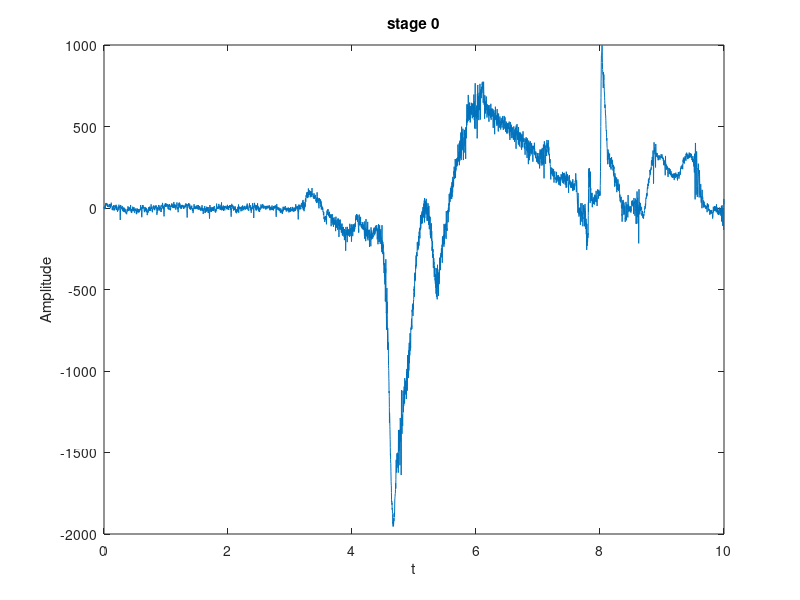
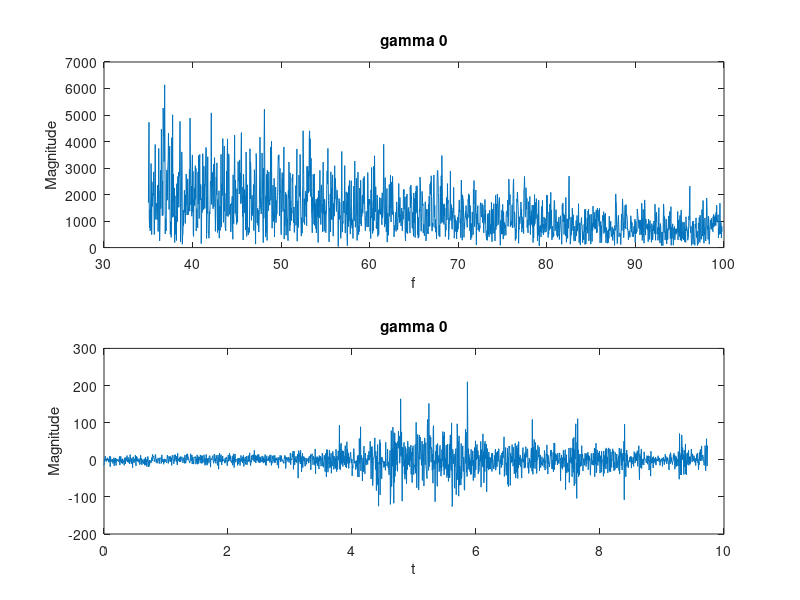
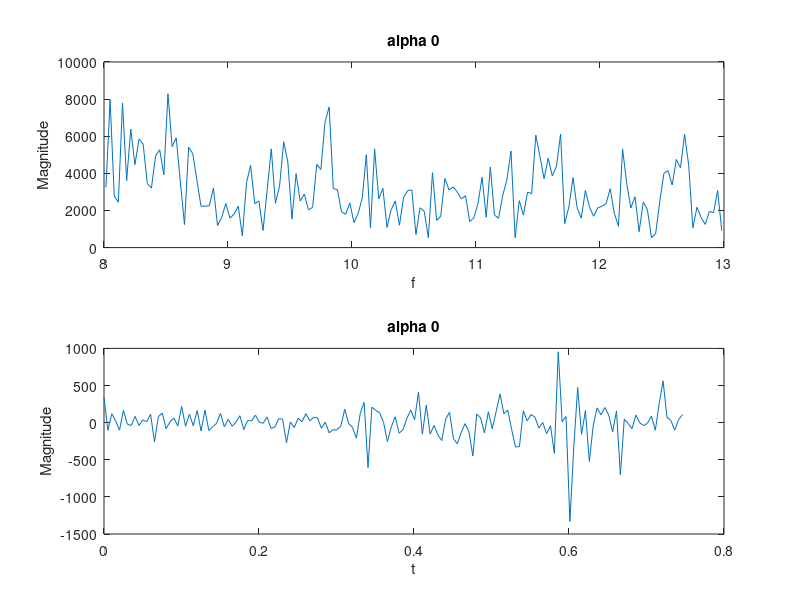
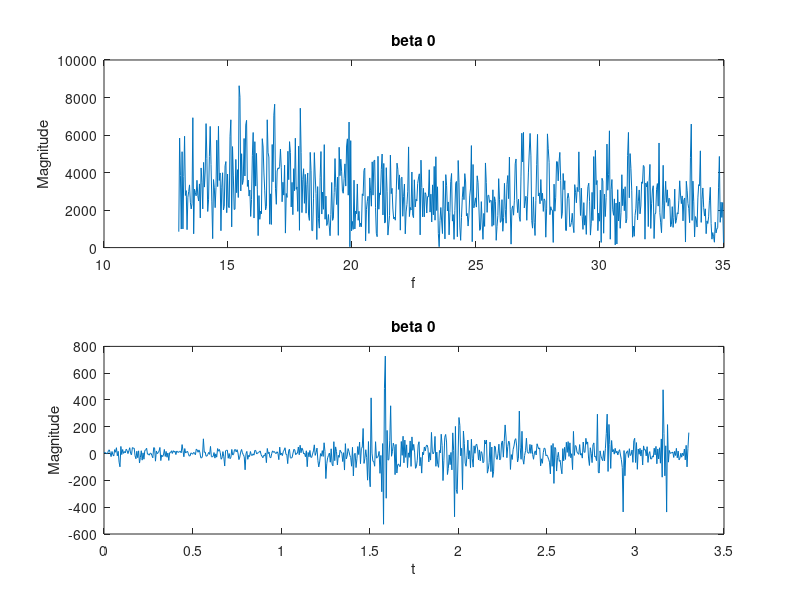

MATLAB code for these plots, in order:
close all;
clear;
clc;
d1=load('matlab.mat');
Data=d1.stage0.Data(:,2);
Fs=d1.stage0.Fs(2);
N=length(Data);
frequencies=Fs*(-N/2:N/2-1)/N;
t1 = linspace(0, 10, length(Data)); 
figure;
plot(t1, Data);
xlabel('t');
ylabel('Amplitude');
title('stage 0');

%%%%%%%%%%
data_f=fftshift(fft(Data));

%gamma
fmin_gamma = 35;
fmax_gamma = 800;

gamma_keep = find(frequencies >= fmin_gamma & frequencies <= fmax_gamma);

Gamma=data_f(gamma_keep);
gamma=ifft(ifftshift(Gamma))
t_gamma=(0:length(Gamma)-1)/Fs;

figure;
subplot(2,1,1);
plot(frequencies(gamma_keep), abs(Gamma));
title('gamma 0');
xlabel('f');
ylabel('Magnitude');

subplot(2,1,2);
plot(t_gamma, real(gamma));
title('gamma 0');
xlabel('t');
ylabel('Magnitude');

power_gamma = trapz(t_gamma, abs(gamma).^2) / (t_gamma(end) - t_gamma(1));
disp(['power_gamma: ', num2str(power_gamma)]);

%alpha
fmin_alpha = 8;
fmax_alpha = 13;

alpha_keep = find(frequencies >= fmin_alpha & frequencies <= fmax_alpha);

Alpha=data_f(alpha_keep);
alpha=ifft(ifftshift(Alpha))
t_alpha=(0:length(Alpha)-1)/Fs;

figure;
subplot(2,1,1);
plot(frequencies(alpha_keep), abs(Alpha));
title('alpha 0');
xlabel('f');
ylabel('Magnitude');

subplot(2,1,2);
plot(t_alpha, real(alpha));
title('alpha 0');
xlabel('t');
ylabel('Magnitude');

power_alpha = trapz(t_alpha, abs(alpha).^2) / (t_alpha(end) - t_alpha(1));
disp(['power_alpha: ', num2str(power_alpha)]);

%beta
fmin_beta = 13;
fmax_beta = 35;

beta_keep = find(frequencies >= fmin_beta & frequencies <= fmax_beta);

Beta=data_f(beta_keep);
beta=ifft(ifftshift(Beta))
t_beta=(0:length(Beta)-1)/Fs;

figure;
subplot(2,1,1);
plot(frequencies(beta_keep), abs(Beta));
title('beta 0');
xlabel('f');
ylabel('Magnitude');

subplot(2,1,2);
plot(t_beta, real(beta));
title('beta 0');
xlabel('t');
ylabel('Magnitude');

power_beta = trapz(t_beta, abs(beta).^2) / (t_beta(end) - t_beta(1));
disp(['power_beta: ', num2str(power_beta)]);

%theta
fmin_theta = 4;
fmax_theta = 8;

theta_keep = find(frequencies >= fmin_theta & frequencies <= fmax_theta);

Theta=data_f(theta_keep);
theta=ifft(ifftshift(Theta))
t_theta=(0:length(Theta)-1)/Fs;

figure;
subplot(2,1,1);
plot(frequencies(theta_keep), abs(Theta));
title('theta 0');
xlabel('f');
ylabel('Magnitude');

subplot(2,1,2);
plot(t_theta, real(theta));
title('theta 0');
xlabel('t');
ylabel('Magnitude');

power_theta = trapz(t_theta, abs(theta).^2) / (t_theta(end) - t_theta(1));
disp(['power_theta: ', num2str(power_theta)]);

%delta
fmin_delta = 0.5;
fmax_delta = 4;

delta_keep = find(frequencies >= fmin_delta & frequencies <= fmax_delta);

Delta=data_f(delta_keep);
delta=ifft(ifftshift(Delta))
t_delta=(0:length(Delta)-1)/Fs;

figure;
subplot(2,1,1);
plot(frequencies(delta_keep), abs(Delta));
title('delta 0');
xlabel('f');
ylabel('Magnitude');

subplot(2,1,2);
plot(t_delta, real(delta));
title('delta 0');
xlabel('t');
ylabel('Magnitude');

power_delta = trapz(t_delta, abs(delta).^2) / (t_delta(end) - t_delta(1));
disp(['power_delta: ', num2str(power_delta)]);

%%%%%%%%%%%%%%%%%%%%%%%%%%%%%%%%%%%%%%%%%%%%%%%%%%%%%%%%%%%%%%%%%%%%%%%%%%
clc;
disp(['power_gamma: ', num2str(power_gamma)]);
disp(['power_alpha: ', num2str(power_alpha)]);
disp(['power_beta: ', num2str(power_beta)]);
disp(['power_theta: ', num2str(power_theta)]);
disp(['power_delta: ', num2str(power_delta)]);

